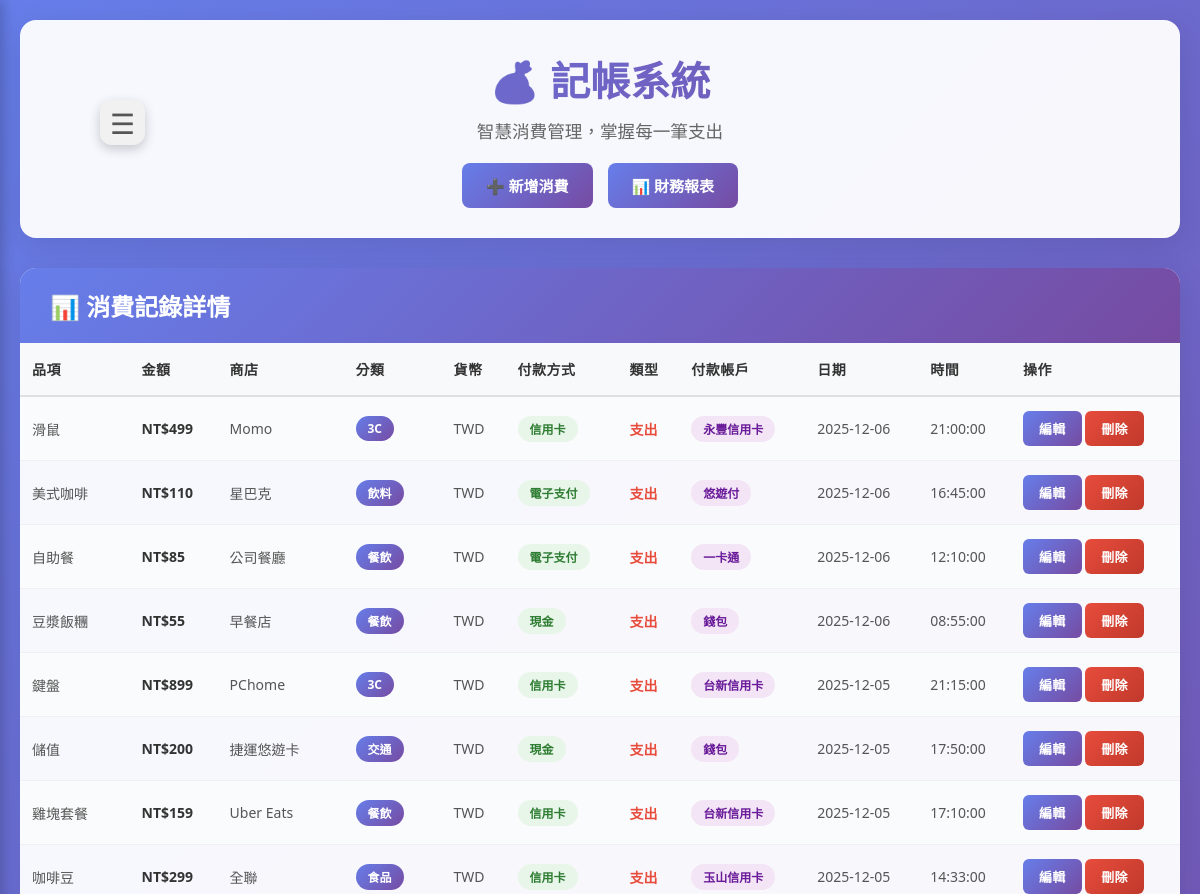
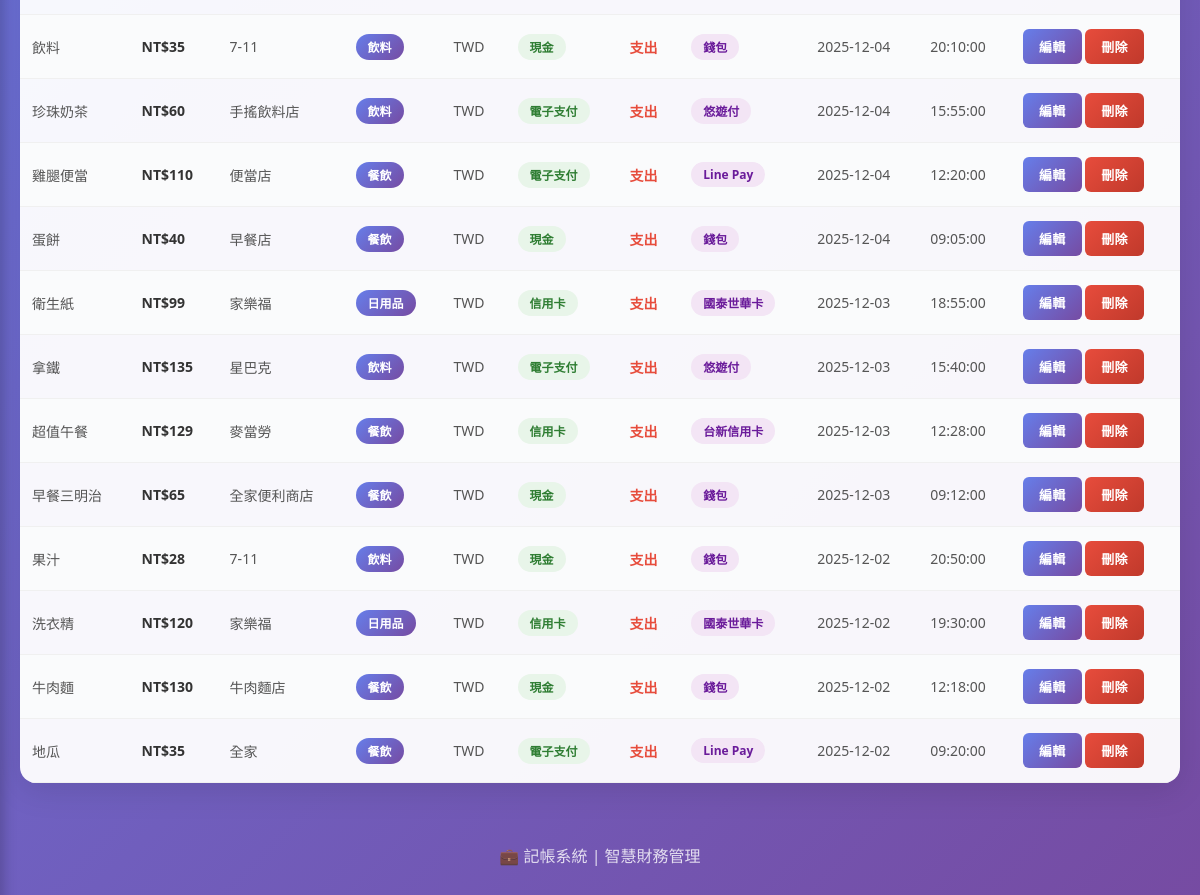
The page / on the database its author committed (2 pictures, top to bottom).
### tables this page shows
CREATE TABLE `daily_account` (
  `id` int(11) NOT NULL,
  `time` time NOT NULL,
  `currency` varchar(10) NOT NULL,
  `store` text DEFAULT NULL,
  `date` date NOT NULL,
  `item` text DEFAULT NULL,
  `payment` int(11) NOT NULL,
  `payment_method` int(11) NOT NULL,
  `category` int(11) NOT NULL,
  `type` varchar(20) NOT NULL,
  `desc` text DEFAULT NULL,
  `account` text DEFAULT NULL
);

CREATE TABLE `category` (
  `id` int(11) UNSIGNED NOT NULL,
  `name` varchar(64) NOT NULL,
  `created_at` timestamp NOT NULL DEFAULT current_timestamp(),
  `updated_at` timestamp NOT NULL DEFAULT current_timestamp() ON UPDATE current_timestamp()
);

CREATE TABLE `payment_method` (
  `id` int(11) UNSIGNED NOT NULL,
  `name` varchar(24) NOT NULL,
  `created_at` timestamp NOT NULL DEFAULT current_timestamp(),
  `updated_at` timestamp NOT NULL DEFAULT current_timestamp() ON UPDATE current_timestamp()
);

### index.php (the view, shortened to what this page needs)
<?php
$dsn="mysql:host=localhost;dbname=finance_db;charset=utf8";
$pdo=new PDO($dsn,'root','');
?>
<!DOCTYPE html>
<html lang="zh-Hant">
<head>
    <link rel="stylesheet" href="style.css">
    <link rel="stylesheet" href="sidebar.css">
</head>
<body>
    <?php include 'sidebar.php'; ?>
    <div class="container">
        <div class="header">
            <h1>💰 記帳系統</h1>
            <p>智慧消費管理，掌握每一筆支出</p>
            <div class="action-buttons">
                <a href="form_expense.php" class="btn btn-primary">➕ 新增消費</a>
                <a href="report.php" class="btn btn-primary">📊 財務報表</a>
            </div>
        </div>
        <div class="table-wrapper">
<?php
$expenses=$pdo->query("SELECT `daily_account`.*,
                              `category`.`name` AS `category_name`,
                              `payment_method`.`name` AS `payment_method_name`
                        FROM `daily_account`,
                             `category`,
                             `payment_method`
                        WHERE `daily_account`.`category`=`category`.`id`
                                AND `daily_account`.`payment_method`=`payment_method`.`id`
                    Order By `date` DESC,
                             `time` DESC")->fetchALL(PDO::FETCH_ASSOC);
if (count($expenses) > 0) {
    echo '<div class="table-header">';
    echo '<h2>📊 消費記錄詳情</h2>';
    echo '</div>';
    echo '<div class="table-content">';
    echo '<table>';
    echo '<thead><tr>
            <th>品項</th>
            <th>金額</th>
            <th>商店</th>
            <th>分類</th>
            <th>貨幣</th>
            <th>付款方式</th>
            <th>類型</th>
            <th>付款帳戶</th>
            <th>日期</th>
            <th>時間</th>
            <th>操作</th>
        </tr></thead>';
    echo '<tbody>';
    foreach($expenses as $exp) {
        $type_class = $exp['type'] === '收入' ? 'status-income' : 'status-expense';
        echo "<tr>
                <td>{$exp['item']}</td>
                <td class='amount'>NT\${$exp['payment']}</td>
                <td>{$exp['store']}</td>
                <td><span class='category-badge'>{$exp['category_name']}</span></td>
                <td>{$exp['currency']}</td>
                <td><span class='payment-badge'>{$exp['payment_method_name']}</span></td>
                <td><span class='{$type_class}'>{$exp['type']}</span></td>
                <td><span class='account-badge'>{$exp['account']}</span></td>
                <td>{$exp['date']}</td>
                <td>{$exp['time']}</td>
                <td>
                    <a class='btn-edit' href='edit.php?id={$exp['id']}'>編輯</a>
                    <a class='btn-delete' href='javascript:del({$exp['id']})'>刪除</a>
                </td>
            </tr>";
    }
    echo '</tbody>';
    echo '</table>';
    echo '</div>';
    echo '</div>';
}
?>
        <div class="footer">
            <p>💼 記帳系統 | 智慧財務管理</p>
        </div>
    </div>
</body>
</html>

### sidebar.php (shortened to what this page needs)
<div class="side-toggle" onclick="toggleMenu()">☰</div>

### style.css (style rules this page uses)
* { margin: 0; padding: 0; box-sizing: border-box; }
body { font-family: 'Segoe UI', Tahoma, Geneva, Verdana, sans-serif; background: linear-gradient(135deg, #667eea 0%, #764ba2 100%); min-height: 100vh; padding: 20px; }
.container { max-width: 1200px; margin: 0 auto; }
.header { background: rgba(255, 255, 255, 0.95); padding: 30px; border-radius: 16px; margin-bottom: 30px; box-shadow: 0 8px 32px rgba(0, 0, 0, 0.1); text-align: center; }
.header h1 { font-size: 2.5em; background: linear-gradient(135deg, #667eea 0%, #764ba2 100%); -webkit-background-clip: text; -webkit-text-fill-color: transparent; background-clip: text; margin-bottom: 10px; }
.header p { color: #666; font-size: 1.1em; }
.action-buttons { display: flex; gap: 15px; justify-content: center; margin-top: 20px; flex-wrap: wrap; }
.btn { padding: 12px 24px; border: none; border-radius: 8px; font-size: 15px; font-weight: 600; cursor: pointer; transition: all 0.3s ease; text-decoration: none; display: inline-block; }
.btn-primary { background: linear-gradient(135deg, #667eea 0%, #764ba2 100%); color: #fff; }
.table-wrapper { background: rgba(255, 255, 255, 0.95); border-radius: 16px; overflow: hidden; box-shadow: 0 8px 32px rgba(0, 0, 0, 0.1); margin-bottom: 30px; }
.table-header { background: linear-gradient(135deg, #667eea 0%, #764ba2 100%); padding: 20px 30px; color: #fff; }
.table-header h2 { font-size: 1.5em; font-weight: 700; }
.table-content { overflow-x: auto; }
table { width: 100%; border-collapse: collapse; margin: 0; }
table thead { background: #f8f9fa; position: sticky; top: 0; z-index: 10; }
table th { padding: 16px 12px; text-align: left; font-weight: 600; color: #333; border-bottom: 2px solid #e0e0e0; font-size: 14px; letter-spacing: 0.5px; }
table td { padding: 14px 12px; border-bottom: 1px solid #f0f0f0; font-size: 14px; color: #555; }
table tbody tr { transition: all 0.3s ease; }
table tbody tr:nth-child(odd) { background-color: #fafbfc; }
.status-expense { color: #e74c3c; font-weight: 600; }
.amount { font-weight: 700; color: #333; }
.category-badge { display: inline-block; background: linear-gradient(135deg, #667eea 0%, #764ba2 100%); color: #fff; padding: 4px 12px; border-radius: 20px; font-size: 12px; font-weight: 600; }
.payment-badge { display: inline-block; background: #e8f5e9; color: #2e7d32; padding: 4px 12px; border-radius: 20px; font-size: 12px; font-weight: 600; }
.account-badge { display: inline-block; background: #f3e5f5; color: #6a1b9a; padding: 4px 12px; border-radius: 20px; font-size: 12px; font-weight: 600; }
.footer { text-align: center; color: rgba(255, 255, 255, 0.8); margin-top: 40px; padding: 20px; }
.btn-edit, .btn-delete { padding: 8px 16px; border: none; border-radius: 6px; font-size: 13px; font-weight: 600; cursor: pointer; transition: all 0.3s ease; text-decoration: none; display: inline-block; letter-spacing: 0.3px; }
.btn-edit { background: linear-gradient(135deg, #667eea 0%, #764ba2 100%); color: #fff; border: none; }
.btn-delete { background: linear-gradient(135deg, #e74c3c 0%, #c0392b 100%); color: #fff; border: none; }

### sidebar.css (style rules this page uses)
.side-toggle { position:fixed; top:100px; left:100px; width:45px; height:45px; background:#f1f1f1; border-radius:12px; display:flex; align-items:center; justify-content:center; font-size:28px; color:#555; box-shadow:0 4px 12px rgba(0,0,0,.2); cursor:pointer; z-index:2100; transition:.2s; }

### rows shown on the page
daily_account: item "滑鼠", payment "499", store "Momo", category.name "3C", currency "TWD", payment_method.name "信用卡", type "支出", account "永豐信用卡", date "2025-12-06", time "21:00:00"
daily_account: item "美式咖啡", payment "110", store "星巴克", category.name "飲料", currency "TWD", payment_method.name "電子支付", type "支出", account "悠遊付", date "2025-12-06", time "16:45:00"
daily_account: item "自助餐", payment "85", store "公司餐廳", category.name "餐飲", currency "TWD", payment_method.name "電子支付", type "支出", account "一卡通", date "2025-12-06", time "12:10:00"
daily_account: item "豆漿飯糰", payment "55", store "早餐店", category.name "餐飲", currency "TWD", payment_method.name "現金", type "支出", account "錢包", date "2025-12-06", time "08:55:00"
daily_account: item "鍵盤", payment "899", store "PChome", category.name "3C", currency "TWD", payment_method.name "信用卡", type "支出", account "台新信用卡", date "2025-12-05", time "21:15:00"
daily_account: item "儲值", payment "200", store "捷運悠遊卡", category.name "交通", currency "TWD", payment_method.name "現金", type "支出", account "錢包", date "2025-12-05", time "17:50:00"
daily_account: item "雞塊套餐", payment "159", store "Uber Eats", category.name "餐飲", currency "TWD", payment_method.name "信用卡", type "支出", account "台新信用卡", date "2025-12-05", time "17:10:00"
daily_account: item "咖啡豆", payment "299", store "全聯", category.name "食品", currency "TWD", payment_method.name "信用卡", type "支出", account "玉山信用卡", date "2025-12-05", time "14:33:00"
daily_account: item "飲料", payment "35", store "7-11", category.name "飲料", currency "TWD", payment_method.name "現金", type "支出", account "錢包", date "2025-12-04", time "20:10:00"
daily_account: item "珍珠奶茶", payment "60", store "手搖飲料店", category.name "飲料", currency "TWD", payment_method.name "電子支付", type "支出", account "悠遊付", date "2025-12-04", time "15:55:00"
daily_account: item "雞腿便當", payment "110", store "便當店", category.name "餐飲", currency "TWD", payment_method.name "電子支付", type "支出", account "Line Pay", date "2025-12-04", time "12:20:00"
daily_account: item "蛋餅", payment "40", store "早餐店", category.name "餐飲", currency "TWD", payment_method.name "現金", type "支出", account "錢包", date "2025-12-04", time "09:05:00"
daily_account: item "衛生紙", payment "99", store "家樂福", category.name "日用品", currency "TWD", payment_method.name "信用卡", type "支出", account "國泰世華卡", date "2025-12-03", time "18:55:00"
daily_account: item "拿鐵", payment "135", store "星巴克", category.name "飲料", currency "TWD", payment_method.name "電子支付", type "支出", account "悠遊付", date "2025-12-03", time "15:40:00"
daily_account: item "超值午餐", payment "129", store "麥當勞", category.name "餐飲", currency "TWD", payment_method.name "信用卡", type "支出", account "台新信用卡", date "2025-12-03", time "12:28:00"
daily_account: item "早餐三明治", payment "65", store "全家便利商店", category.name "餐飲", currency "TWD", payment_method.name "現金", type "支出", account "錢包", date "2025-12-03", time "09:12:00"
daily_account: item "果汁", payment "28", store "7-11", category.name "飲料", currency "TWD", payment_method.name "現金", type "支出", account "錢包", date "2025-12-02", time "20:50:00"
daily_account: item "洗衣精", payment "120", store "家樂福", category.name "日用品", currency "TWD", payment_method.name "信用卡", type "支出", account "國泰世華卡", date "2025-12-02", time "19:30:00"
daily_account: item "牛肉麵", payment "130", store "牛肉麵店", category.name "餐飲", currency "TWD", payment_method.name "現金", type "支出", account "錢包", date "2025-12-02", time "12:18:00"
daily_account: item "地瓜", payment "35", store "全家", category.name "餐飲", currency "TWD", payment_method.name "電子支付", type "支出", account "Line Pay", date "2025-12-02", time "09:20:00"
